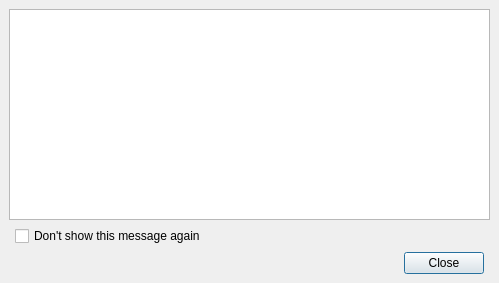
<?xml version="1.0" encoding="UTF-8"?>
<ui version="4.0">
 <class>QgsMessageViewer</class>
 <widget class="QDialog" name="QgsMessageViewer">
  <property name="geometry">
   <rect>
    <x>0</x>
    <y>0</y>
    <width>499</width>
    <height>283</height>
   </rect>
  </property>
  <property name="windowTitle">
   <string>Hake Geospatial Message</string>
  </property>
  <property name="modal">
   <bool>true</bool>
  </property>
  <layout class="QGridLayout">
   <property name="margin">
    <number>9</number>
   </property>
   <property name="spacing">
    <number>6</number>
   </property>
   <item row="2" column="1">
    <widget class="QDialogButtonBox" name="buttonBox">
     <property name="standardButtons">
      <set>QDialogButtonBox::Close</set>
     </property>
    </widget>
   </item>
   <item row="1" column="1">
    <widget class="QCheckBox" name="checkBox">
     <property name="text">
      <string>Don't show this message again</string>
     </property>
    </widget>
   </item>
   <item row="0" column="0" colspan="3">
    <widget class="QTextBrowser" name="txtMessage">
     <property name="lineWidth">
      <number>2</number>
     </property>
     <property name="autoFormatting">
      <set>QTextEdit::AutoNone</set>
     </property>
     <property name="readOnly">
      <bool>true</bool>
     </property>
    </widget>
   </item>
  </layout>
 </widget>
 <layoutdefault spacing="6" margin="11"/>
 <tabstops>
  <tabstop>txtMessage</tabstop>
  <tabstop>checkBox</tabstop>
  <tabstop>buttonBox</tabstop>
 </tabstops>
 <resources/>
 <connections>
  <connection>
   <sender>buttonBox</sender>
   <signal>rejected()</signal>
   <receiver>QgsMessageViewer</receiver>
   <slot>reject()</slot>
   <hints>
    <hint type="sourcelabel">
     <x>450</x>
     <y>257</y>
    </hint>
    <hint type="destinationlabel">
     <x>495</x>
     <y>188</y>
    </hint>
   </hints>
  </connection>
 </connections>
</ui>
